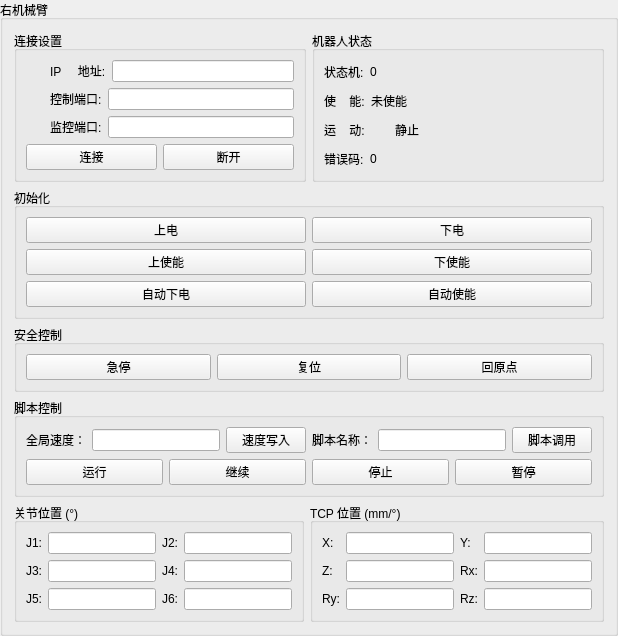
         <widget class="QGroupBox" name="groupBox_10">
          <property name="sizePolicy">
           <sizepolicy hsizetype="Preferred" vsizetype="Expanding">
            <horstretch>0</horstretch>
            <verstretch>0</verstretch>
           </sizepolicy>
          </property>
          <property name="title">
           <string>右机械臂</string>
          </property>
          <layout class="QGridLayout" name="gridLayout_21">
           <item row="1" column="0">
            <widget class="QGroupBox" name="groupBox_Power_2">
             <property name="title">
              <string>初始化</string>
             </property>
             <layout class="QGridLayout" name="gridLayout_17">
              <item row="1" column="1">
               <widget class="QPushButton" name="Huayan_121_Disable">
                <property name="text">
                 <string>下使能</string>
                </property>
               </widget>
              </item>
              <item row="0" column="0">
               <widget class="QPushButton" name="Huayan_121_Electrify">
                <property name="text">
                 <string>上电</string>
                </property>
               </widget>
              </item>
              <item row="0" column="1">
               <widget class="QPushButton" name="Huayan_121_BlackOut">
                <property name="text">
                 <string>下电</string>
                </property>
               </widget>
              </item>
              <item row="1" column="0">
               <widget class="QPushButton" name="Huayan_121_Enable">
                <property name="text">
                 <string>上使能</string>
                </property>
               </widget>
              </item>
              <item row="2" column="1">
               <widget class="QPushButton" name="Huayan_121_AutoEn">
                <property name="text">
                 <string>自动使能</string>
                </property>
               </widget>
              </item>
              <item row="2" column="0">
               <widget class="QPushButton" name="Huayan_121_AutoDn">
                <property name="text">
                 <string>自动下电</string>
                </property>
               </widget>
              </item>
             </layout>
            </widget>
           </item>
           <item row="3" column="0">
            <widget class="QGroupBox" name="groupBox_Script_2">
             <property name="title">
              <string>脚本控制</string>
             </property>
             <layout class="QGridLayout" name="gridLayout_22">
              <item row="0" column="1">
               <layout class="QHBoxLayout" name="horizontalLayout_7">
                <item>
                 <widget class="QLabel" name="label_5">
                  <property name="text">
                   <string>脚本名称：</string>
                  </property>
                 </widget>
                </item>
                <item>
                 <widget class="QLineEdit" name="Huayan_121_FuncName"/>
                </item>
                <item>
                 <widget class="QPushButton" name="Huayan_121_RunFunc">
                  <property name="text">
                   <string>脚本调用</string>
                  </property>
                 </widget>
                </item>
               </layout>
              </item>
              <item row="0" column="0">
               <layout class="QHBoxLayout" name="horizontalLayout_47">
                <item>
                 <widget class="QLabel" name="label_19">
                  <property name="text">
                   <string>全局速度：</string>
                  </property>
                 </widget>
                </item>
                <item>
                 <widget class="QLineEdit" name="Huayan_121_Speed"/>
                </item>
                <item>
                 <widget class="QPushButton" name="Huayan_121_SetOverride">
                  <property name="text">
                   <string>速度写入</string>
                  </property>
                 </widget>
                </item>
               </layout>
              </item>
              <item row="1" column="0" colspan="2">
               <layout class="QHBoxLayout" name="horizontalLayout_8">
                <item>
                 <widget class="QPushButton" name="Huayan_121_StartScript">
                  <property name="text">
                   <string>运行</string>
                  </property>
                 </widget>
                </item>
                <item>
                 <widget class="QPushButton" name="Huayan_121_ContinueScript">
                  <property name="text">
                   <string>继续</string>
                  </property>
                 </widget>
                </item>
                <item>
                 <widget class="QPushButton" name="Huayan_121_StopScript">
                  <property name="text">
                   <string>停止</string>
                  </property>
                 </widget>
                </item>
                <item>
                 <widget class="QPushButton" name="Huayan_121_PauseScript">
                  <property name="text">
                   <string>暂停</string>
                  </property>
                 </widget>
                </item>
               </layout>
              </item>
             </layout>
            </widget>
           </item>
           <item row="5" column="0">
            <layout class="QHBoxLayout" name="horizontalLayout_Monitor_2">
             <item>
              <widget class="QGroupBox" name="groupBox_JointPos_2">
               <property name="title">
                <string>关节位置 (°)</string>
               </property>
               <layout class="QGridLayout" name="gridLayout_Joint_2">
                <item row="0" column="1">
                 <widget class="QLineEdit" name="Huayan_121_J1">
                  <property name="readOnly">
                   <bool>true</bool>
                  </property>
                 </widget>
                </item>
                <item row="4" column="0">
                 <widget class="QLabel" name="label_J5_2">
                  <property name="text">
                   <string>J5:</string>
                  </property>
                 </widget>
                </item>
                <item row="0" column="2">
                 <widget class="QLabel" name="label_J2_2">
                  <property name="text">
                   <string>J2:</string>
                  </property>
                 </widget>
                </item>
                <item row="4" column="1">
                 <widget class="QLineEdit" name="Huayan_121_J5">
                  <property name="readOnly">
                   <bool>true</bool>
                  </property>
                 </widget>
                </item>
                <item row="2" column="1">
                 <widget class="QLineEdit" name="Huayan_121_J3">
                  <property name="readOnly">
                   <bool>true</bool>
                  </property>
                 </widget>
                </item>
                <item row="2" column="0">
                 <widget class="QLabel" name="label_J3_2">
                  <property name="text">
                   <string>J3:</string>
                  </property>
                 </widget>
                </item>
                <item row="0" column="0">
                 <widget class="QLabel" name="label_J1_2">
                  <property name="text">
                   <string>J1:</string>
                  </property>
                 </widget>
                </item>
                <item row="0" column="3">
                 <widget class="QLineEdit" name="Huayan_121_J2">
                  <property name="readOnly">
                   <bool>true</bool>
                  </property>
                 </widget>
                </item>
                <item row="2" column="2">
                 <widget class="QLabel" name="label_J4_2">
                  <property name="text">
                   <string>J4:</string>
                  </property>
                 </widget>
                </item>
                <item row="2" column="3">
                 <widget class="QLineEdit" name="Huayan_121_J4">
                  <property name="readOnly">
                   <bool>true</bool>
                  </property>
                 </widget>
                </item>
                <item row="4" column="2">
                 <widget class="QLabel" name="label_J6_2">
                  <property name="text">
                   <string>J6:</string>
                  </property>
                 </widget>
                </item>
                <item row="4" column="3">
                 <widget class="QLineEdit" name="Huayan_121_J6">
                  <property name="readOnly">
                   <bool>true</bool>
                  </property>
                 </widget>
                </item>
               </layout>
              </widget>
             </item>
             <item>
              <widget class="QGroupBox" name="groupBox_TCPPos_2">
               <property name="title">
                <string>TCP 位置 (mm/°)</string>
               </property>
               <layout class="QGridLayout" name="gridLayout_TCP_2">
                <item row="4" column="1">
                 <widget class="QLineEdit" name="Huayan_121_Ry">
                  <property name="readOnly">
                   <bool>true</bool>
                  </property>
                 </widget>
                </item>
                <item row="4" column="0">
                 <widget class="QLabel" name="label_Ry_2">
                  <property name="text">
                   <string>Ry:</string>
                  </property>
                 </widget>
                </item>
                <item row="2" column="0">
                 <widget class="QLabel" name="label_Z_2">
                  <property name="text">
                   <string>Z:</string>
                  </property>
                 </widget>
                </item>
                <item row="2" column="1">
                 <widget class="QLineEdit" name="Huayan_121_Z">
                  <property name="readOnly">
                   <bool>true</bool>
                  </property>
                 </widget>
                </item>
                <item row="0" column="1">
                 <widget class="QLineEdit" name="Huayan_121_X">
                  <property name="readOnly">
                   <bool>true</bool>
                  </property>
                 </widget>
                </item>
                <item row="0" column="2">
                 <widget class="QLabel" name="label_Y_2">
                  <property name="text">
                   <string>Y:</string>
                  </property>
                 </widget>
                </item>
                <item row="0" column="0">
                 <widget class="QLabel" name="label_X_2">
                  <property name="text">
                   <string>X:</string>
                  </property>
                 </widget>
                </item>
                <item row="0" column="3">
                 <widget class="QLineEdit" name="Huayan_121_Y">
                  <property name="readOnly">
                   <bool>true</bool>
                  </property>
                 </widget>
                </item>
                <item row="2" column="2">
                 <widget class="QLabel" name="label_Rx_2">
                  <property name="text">
                   <string>Rx:</string>
                  </property>
                 </widget>
                </item>
                <item row="2" column="3">
                 <widget class="QLineEdit" name="Huayan_121_Rx">
                  <property name="readOnly">
                   <bool>true</bool>
                  </property>
                 </widget>
                </item>
                <item row="4" column="2">
                 <widget class="QLabel" name="label_Rz_2">
                  <property name="text">
                   <string>Rz:</string>
                  </property>
                 </widget>
                </item>
                <item row="4" column="3">
                 <widget class="QLineEdit" name="Huayan_121_Rz">
                  <property name="readOnly">
                   <bool>true</bool>
                  </property>
                 </widget>
                </item>
               </layout>
              </widget>
             </item>
            </layout>
           </item>
           <item row="0" column="0">
            <layout class="QHBoxLayout" name="horizontalLayout_Top_2">
             <item>
              <widget class="QGroupBox" name="groupBox_Connection_2">
               <property name="title">
                <string>连接设置</string>
               </property>
               <layout class="QGridLayout" name="gridLayout_24">
                <item row="0" column="0">
                 <layout class="QHBoxLayout" name="horizontalLayout_15">
                  <item>
                   <widget class="c_Fr_Light" name="Huayan_121_Connected" native="true">
                    <property name="sizePolicy">
                     <sizepolicy hsizetype="Maximum" vsizetype="Maximum">
                      <horstretch>0</horstretch>
                      <verstretch>0</verstretch>
                     </sizepolicy>
                    </property>
                    <layout class="QGridLayout" name="gridLayout_184"/>
                   </widget>
                  </item>
                  <item>
                   <widget class="QLabel" name="label_IP_2">
                    <property name="sizePolicy">
                     <sizepolicy hsizetype="Maximum" vsizetype="Preferred">
                      <horstretch>0</horstretch>
                      <verstretch>0</verstretch>
                     </sizepolicy>
                    </property>
                    <property name="text">
                     <string>IP     地址:</string>
                    </property>
                   </widget>
                  </item>
                  <item>
                   <widget class="QLineEdit" name="Huayan_121_IP">
                    <property name="sizePolicy">
                     <sizepolicy hsizetype="Preferred" vsizetype="Fixed">
                      <horstretch>0</horstretch>
                      <verstretch>0</verstretch>
                     </sizepolicy>
                    </property>
                    <property name="minimumSize">
                     <size>
                      <width>60</width>
                      <height>0</height>
                     </size>
                    </property>
                   </widget>
                  </item>
                 </layout>
                </item>
                <item row="1" column="0">
                 <layout class="QHBoxLayout" name="horizontalLayout_16">
                  <item>
                   <widget class="c_Fr_Light" name="Huayan_121_Remote_Connected" native="true">
                    <property name="sizePolicy">
                     <sizepolicy hsizetype="Maximum" vsizetype="Maximum">
                      <horstretch>0</horstretch>
                      <verstretch>0</verstretch>
                     </sizepolicy>
                    </property>
                    <layout class="QGridLayout" name="gridLayout_185"/>
                   </widget>
                  </item>
                  <item>
                   <widget class="QLabel" name="label_RemotePort_2">
                    <property name="sizePolicy">
                     <sizepolicy hsizetype="Maximum" vsizetype="Preferred">
                      <horstretch>0</horstretch>
                      <verstretch>0</verstretch>
                     </sizepolicy>
                    </property>
                    <property name="text">
                     <string>控制端口:</string>
                    </property>
                   </widget>
                  </item>
                  <item>
                   <widget class="QLineEdit" name="Huayan_121_RemotePort">
                    <property name="sizePolicy">
                     <sizepolicy hsizetype="Preferred" vsizetype="Fixed">
                      <horstretch>0</horstretch>
                      <verstretch>0</verstretch>
                     </sizepolicy>
                    </property>
                    <property name="minimumSize">
                     <size>
                      <width>60</width>
                      <height>0</height>
                     </size>
                    </property>
                   </widget>
                  </item>
                 </layout>
                </item>
                <item row="2" column="0">
                 <layout class="QHBoxLayout" name="horizontalLayout_14">
                  <item>
                   <widget class="c_Fr_Light" name="Huayan_121_Monitor_Connected" native="true">
                    <property name="sizePolicy">
                     <sizepolicy hsizetype="Maximum" vsizetype="Maximum">
                      <horstretch>0</horstretch>
                      <verstretch>0</verstretch>
                     </sizepolicy>
                    </property>
                    <layout class="QGridLayout" name="gridLayout_182"/>
                   </widget>
                  </item>
                  <item>
                   <widget class="QLabel" name="label_MonitorPort_2">
                    <property name="sizePolicy">
                     <sizepolicy hsizetype="Maximum" vsizetype="Preferred">
                      <horstretch>0</horstretch>
                      <verstretch>0</verstretch>
                     </sizepolicy>
                    </property>
                    <property name="text">
                     <string>监控端口:</string>
                    </property>
                   </widget>
                  </item>
                  <item>
                   <widget class="QLineEdit" name="Huayan_121_MonitorPort">
                    <property name="sizePolicy">
                     <sizepolicy hsizetype="Preferred" vsizetype="Fixed">
                      <horstretch>0</horstretch>
                      <verstretch>0</verstretch>
                     </sizepolicy>
                    </property>
                    <property name="minimumSize">
                     <size>
                      <width>150</width>
                      <height>0</height>
                     </size>
                    </property>
                   </widget>
                  </item>
                 </layout>
                </item>
                <item row="3" column="0">
                 <layout class="QHBoxLayout" name="horizontalLayout_ConnectButtons_2">
                  <item>
                   <widget class="QPushButton" name="Huayan_121_Connect">
                    <property name="sizePolicy">
                     <sizepolicy hsizetype="Preferred" vsizetype="Fixed">
                      <horstretch>0</horstretch>
                      <verstretch>0</verstretch>
                     </sizepolicy>
                    </property>
                    <property name="text">
                     <string>连接</string>
                    </property>
                   </widget>
                  </item>
                  <item>
                   <widget class="QPushButton" name="Huayan_121_Disconnect">
                    <property name="sizePolicy">
                     <sizepolicy hsizetype="Preferred" vsizetype="Fixed">
                      <horstretch>0</horstretch>
                      <verstretch>0</verstretch>
                     </sizepolicy>
                    </property>
                    <property name="text">
                     <string>断开</string>
                    </property>
                   </widget>
                  </item>
                 </layout>
                </item>
               </layout>
              </widget>
             </item>
             <item>
              <widget class="QGroupBox" name="groupBox_Status_2">
               <property name="title">
                <string>机器人状态</string>
               </property>
               <layout class="QGridLayout" name="gridLayout_32">
                <item row="0" column="0">
                 <layout class="QHBoxLayout" name="horizontalLayout_37">
                  <item>
                   <widget class="QLabel" name="label_State_2">
                    <property name="sizePolicy">
                     <sizepolicy hsizetype="Maximum" vsizetype="Preferred">
                      <horstretch>0</horstretch>
                      <verstretch>0</verstretch>
                     </sizepolicy>
                    </property>
                    <property name="text">
                     <string>状态机:</string>
                    </property>
                   </widget>
                  </item>
                  <item>
                   <widget class="QLabel" name="Huayan_121_StateValue">
                    <property name="text">
                     <string>0</string>
                    </property>
                   </widget>
                  </item>
                 </layout>
                </item>
                <item row="1" column="0">
                 <layout class="QHBoxLayout" name="horizontalLayout_38">
                  <item>
                   <widget class="QLabel" name="label_Enabled_2">
                    <property name="sizePolicy">
                     <sizepolicy hsizetype="Maximum" vsizetype="Preferred">
                      <horstretch>0</horstretch>
                      <verstretch>0</verstretch>
                     </sizepolicy>
                    </property>
                    <property name="text">
                     <string>使    能:</string>
                    </property>
                   </widget>
                  </item>
                  <item>
                   <widget class="QLabel" name="Huayan_121_EnabledValue">
                    <property name="text">
                     <string>未使能</string>
                    </property>
                   </widget>
                  </item>
                 </layout>
                </item>
                <item row="2" column="0">
                 <layout class="QHBoxLayout" name="horizontalLayout_39">
                  <item>
                   <widget class="QLabel" name="label_Moving_2">
                    <property name="sizePolicy">
                     <sizepolicy hsizetype="Maximum" vsizetype="Preferred">
                      <horstretch>0</horstretch>
                      <verstretch>0</verstretch>
                     </sizepolicy>
                    </property>
                    <property name="text">
                     <string>运    动:</string>
                    </property>
                   </widget>
                  </item>
                  <item>
                   <widget class="c_Fr_Light" name="Huayan_121_Moving" native="true">
                    <property name="sizePolicy">
                     <sizepolicy hsizetype="Maximum" vsizetype="Maximum">
                      <horstretch>0</horstretch>
                      <verstretch>0</verstretch>
                     </sizepolicy>
                    </property>
                    <layout class="QGridLayout" name="gridLayout_196"/>
                   </widget>
                  </item>
                  <item>
                   <widget class="QLabel" name="Huayan_121_MovingValue">
                    <property name="text">
                     <string>静止</string>
                    </property>
                   </widget>
                  </item>
                 </layout>
                </item>
                <item row="3" column="0">
                 <layout class="QHBoxLayout" name="horizontalLayout_40">
                  <item>
                   <widget class="QLabel" name="label_Error_2">
                    <property name="sizePolicy">
                     <sizepolicy hsizetype="Maximum" vsizetype="Preferred">
                      <horstretch>0</horstretch>
                      <verstretch>0</verstretch>
                     </sizepolicy>
                    </property>
                    <property name="text">
                     <string>错误码:</string>
                    </property>
                   </widget>
                  </item>
                  <item>
                   <widget class="QLabel" name="Huayan_121_ErrorValue">
                    <property name="text">
                     <string>0</string>
                    </property>
                   </widget>
                  </item>
                 </layout>
                </item>
               </layout>
              </widget>
             </item>
            </layout>
           </item>
           <item row="2" column="0">
            <widget class="QGroupBox" name="groupBox_Safety_2">
             <property name="sizePolicy">
              <sizepolicy hsizetype="Preferred" vsizetype="Maximum">
               <horstretch>0</horstretch>
               <verstretch>0</verstretch>
              </sizepolicy>
             </property>
             <property name="title">
              <string>安全控制</string>
             </property>
             <layout class="QHBoxLayout" name="horizontalLayout_Safety_2">
              <item>
               <widget class="QPushButton" name="Huayan_121_EmergencyStop">
                <property name="text">
                 <string>急停</string>
                </property>
               </widget>
              </item>
              <item>
               <widget class="QPushButton" name="Huayan_121_Reset">
                <property name="text">
                 <string>复位</string>
                </property>
               </widget>
              </item>
              <item>
               <widget class="QPushButton" name="Huayan_121_Home">
                <property name="text">
                 <string>回原点</string>
                </property>
               </widget>
              </item>
             </layout>
            </widget>
           </item>
          </layout>
         </widget>
